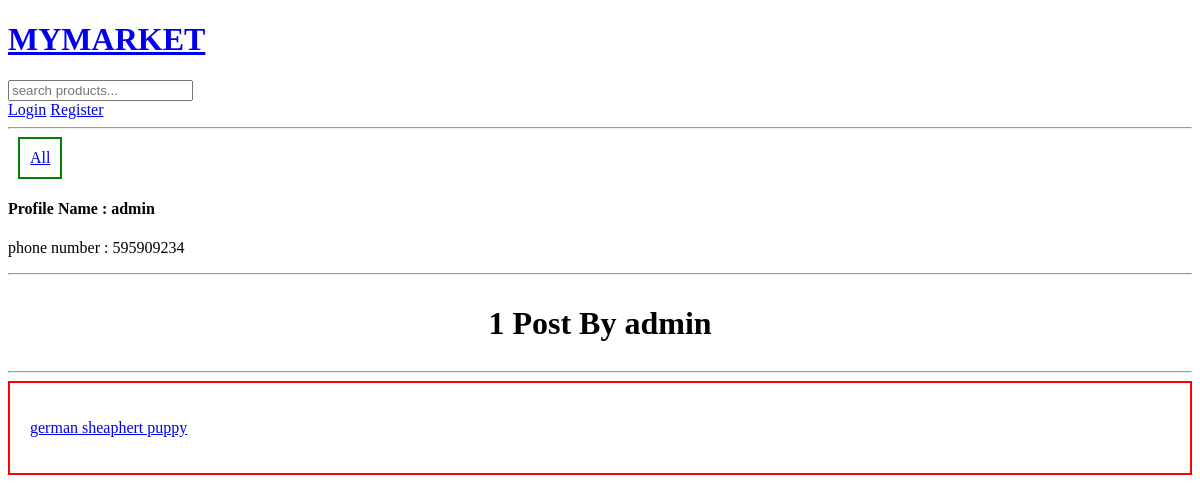
Before: /profile/2/ with the older database file.
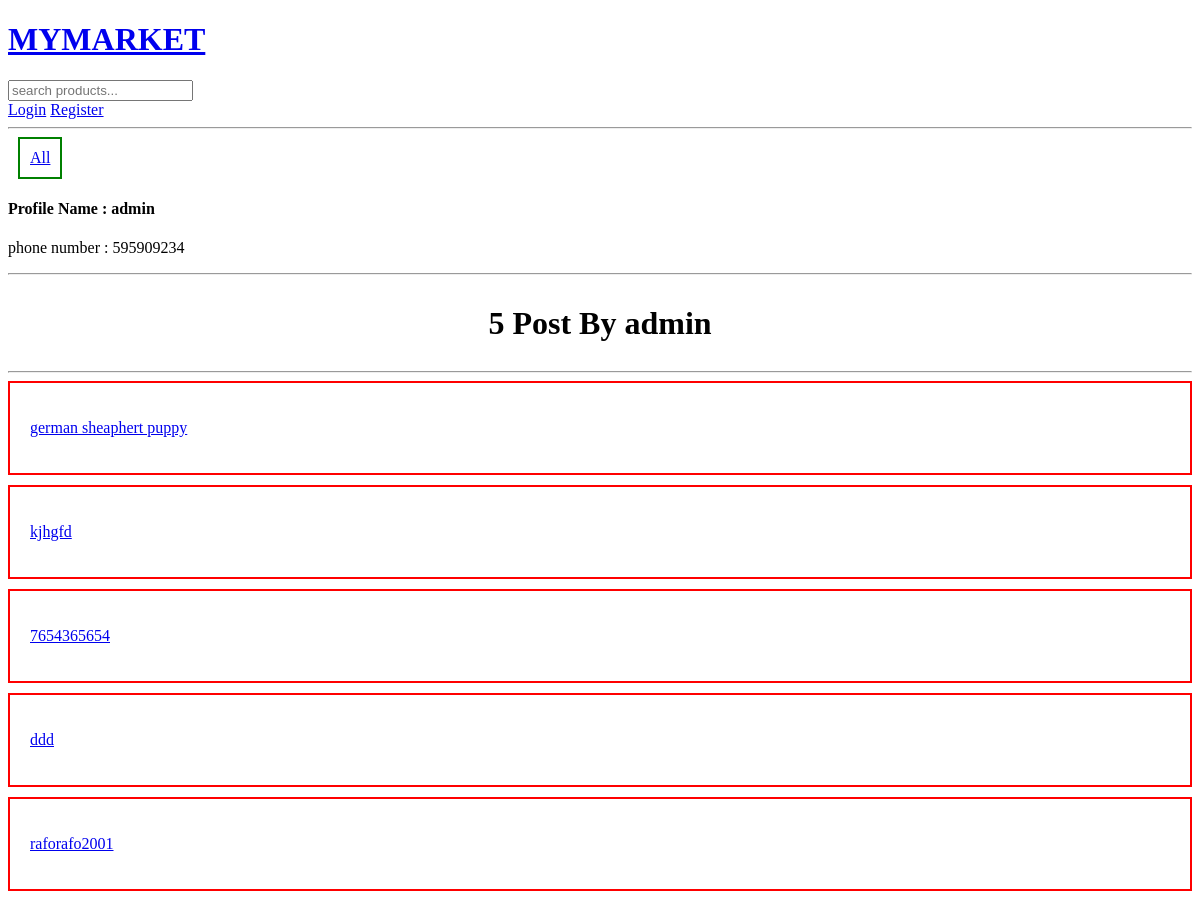
After: the same page with the newer database file.
### base/models.py (models this page shows)
class Product(models.Model):
    name = models.CharField(max_length=40)
    host = models.ForeignKey(User, on_delete=models.SET_NULL, null=True)
    image = models.ImageField(default="yourphoto.jpeg", blank=True, null=True)
    description = models.TextField(null=True, blank=True)
    updated = models.DateTimeField(auto_now=True)
    created = models.DateTimeField(auto_now_add=True)
    phoneNumber = models.CharField(max_length=9, null=True, blank=True)
    category = models.ForeignKey(Category, on_delete=models.SET_NULL, null=True)
    class Meta:
        ordering = ["created", "updated"]
    def __str__(self):
        return self.name

### base/views.py (the view)
# urls.py: path('profile/<str:pk>/', views.profilepage, name="profile"),
def profilepage(request, pk):
    product = Product.objects.get(id=pk)
    products = Product.objects.all()
    count = 0
    for post in products:
        if post.host == product.host:
            count += 1
    context = {"product": product, "products": products, "length": count}
    return render(request, "profile.html", context)

### base/templates/profile.html
{% extends "main.html" %}
{% block content %}
    <h4>Profile Name : {{ product.host }}</h4>
    <p>phone number : {{ product.phoneNumber }}</p>
    <hr>
    <div style="display: flex;justify-content: center"><h1>{{ length }} Post By {{ product.host }}</h1></div>
    <hr>
    {% for post in products %}
        {% if post.host == product.host %}
            <a href="{% url 'product' post.id %}"><div style="border: 2px red solid;padding: 20px;margin-bottom: 10px"><p>{{ post }}</p></div></a>
        {% endif %}
    {% endfor %}
{% endblock %}

Changed rows visible on the page:
added Product: name "kjhgfd"
added Product: name "7654365654"
added Product: name "ddd"
added Product: name "raforafo2001"
Other visible differences:
{{ length }}: "1" → "5"
